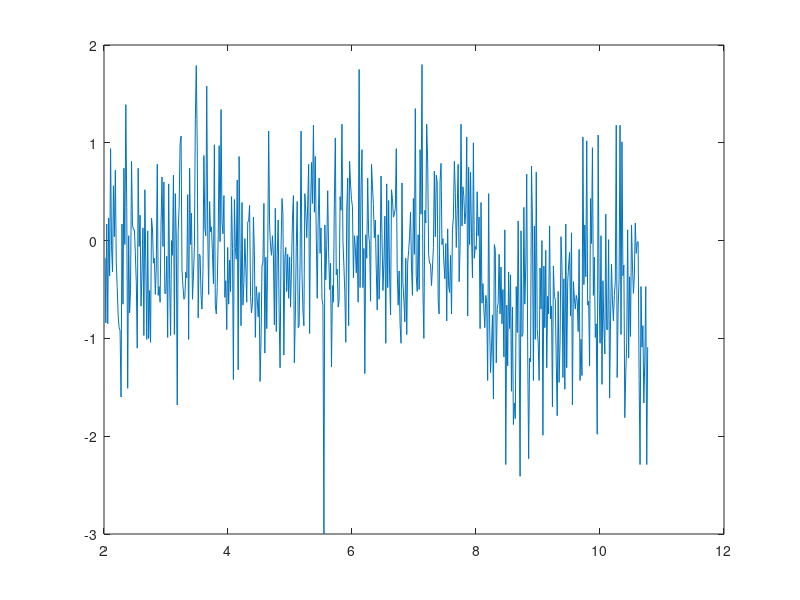

Reproduce this figure in MATLAB. (Note: this script raises an error after producing the figure.)
close all;
clear all;
clc;

Data1 = csvread('newtestamaliestuff5.csv');
Data1(:,2) = Data1(:,2)+36;

Data1(:,1) = Data1(:,1)/1000;

plot(Data1(:,1),Data1(:,2))

%figure;

format long

fs = 66.6;
fm = fs/2;
ns = 20000;
w = linspace(1,2*pi*fm,ns);
f = w/(2*pi);
wd = w/(2*fm);
s = tf('s');
z = tf('z');
H = 1.5340*10^9/(s^4+517.15*s^3+1.337235496*10^5*s^2+2.025521405*10^7*s+1.534053889*10^9);
%bodeplot(H)
%figure;
%% LOWPASS FILTER

  %Hs = (8.5009000*10^7*z^4+3.40036000*10^8*z^3+5.10054000*10^8*z^2+3.40036000*10^8*z+8.5009000*10^7)/(6.409741674*10^8*z^4+2.89405884*10^8*z^3+3.528825092*10^8*z^2+6.2981316*10^7*z+1.389052340*10^7)
  %Hs = (4.0996000*10^7*z^4+1.63984000*10^8*z^3+2.45976000*10^8*z^2+1.63984000*10^8*z+4.0996000*10^7)/(4.360218108*10^8*z^4+2.370653600*10^5*z^3+2.11920835*10^8*z^2+49717.36000*z+7.704136840*10^6)
%   30ms Hs = (4.099576169*10^7*z^4+1.639830468*10^8*z^3+2.459745701*10^8*z^2+1.639830468*10^8*z+4.099576169*10^7)/(3.08565976*10^8*z^4+1.400767645*10^8*z^3+1.700925742*10^8*z^2+3.049578912*10^7*z+6.701083335*10^6)
  Hs = (3.83500000*10^8*z^4+1.534000000*10^9*z^3+2.301000000*10^9*z^2+1.534000000*10^9*z+3.83500000*10^8)/(2.038443785*10^9*z^4+1.955484495*10^9*z^3+1.586493482*10^9*z^2+4.80579825*10^8*z+7.5213969*10^7)
  [num,den] = tfdata(Hs);
  num = num{1}/(2.038e09);
  den = den{1}/(2.038e09);
 H = tf(num, den, 0.015, 'variable', 'z^-1')
den

 H_freq = freqz(num, den, wd);
 magdb = 20*log10(abs(H_freq));

%bodeplot(Hs)
% 
semilogx(f, magdb)
% 
 grid;
 figure;

%% Test filter algorithm
BUF0 = 0;
BUF1 = 0;
BUF2 = 0;
BUF3 = 0;
BUF4 = 0;

a1 = 0.9595;
a2 = 0.7785;
a3 = 0.2358;
a4 = 0.03691;


b0 = 0.1882;
b1 = 0.7527;
b2 = 1.129;
b3 = 0.7527;
b4 = 0.1882;


input = Data1(:,2);
output = zeros(572,1);
for i=1:572
   BUF0 = input(i) - (a1*BUF1 + a2*BUF2 + a3*BUF3 + a4*BUF4);
   output(i) = BUF0*b0 + b1*BUF1 + b2*BUF2 + b3*BUF3 + b4*BUF4;
   BUF4 = BUF3;
   BUF3 = BUF2;
   BUF2 = BUF1;
   BUF1 = BUF0;
end

plot(Data1(:,1),Data1(:,2), 'b',Data1(:,1),output, 'r')

figure;
%scatter(Data1(:,2),output)

%% FFT without filter
% scatter(Data1(:,2),Data1(:,1));
% figure;
% 
 input = Data1(:,2);
 
 %input_fft = mag2db(abs(fft(input)));
 input_fft = mag2db(2/length(input)*abs(fft(input)));
 freq = linspace(0,33.3,length(input_fft));
plot(freq,input_fft);
 figure;
spectrogram(input,hamming(20),19,100,40,'yaxis') %fft for hvert sekund (40)
% 
 figure;

%% Make it B-E-Autiful
%plot(Data1(:,1),Data1(:,2)) %Original data
%bodemag(H)
semilogx(f, magdb)
%plot(freq,input_fft)
%xlim([-.2 16.66])
%legend('Measured data', 'Location', 'northwest' )
%semilogx(f, magdb)

ylim([-50 1])

%Title and axis labels added

title('Frequency Response of Filter', 'fontsize', 13)
xlabel('Frequency [Hz]', 'fontsize', 12)
ylabel('Magnitude [dB]','fontsize', 12)

grid on;
set(gca,'GridLineStyle',':', 'GridColor', 'k', 'GridAlpha', .6)

%% FFT with filter
 inputfilter = output;
% 
% %input_fft = mag2db(abs(fft(input)));
 input_fft = mag2db(2/length(inputfilter)*abs(fft(inputfilter)));
 freq = linspace(0,40,length(input_fft));
 plot(freq,input_fft);
 figure;
% spectrogram(output,hamming(20),19,100,40,'yaxis') %fft for hvert sekund (40)
% 
% %figure;
% 
% %plot(Data1(:,2),Data1(:,1),Data1(:,2),output, 'r')
% %figure;

